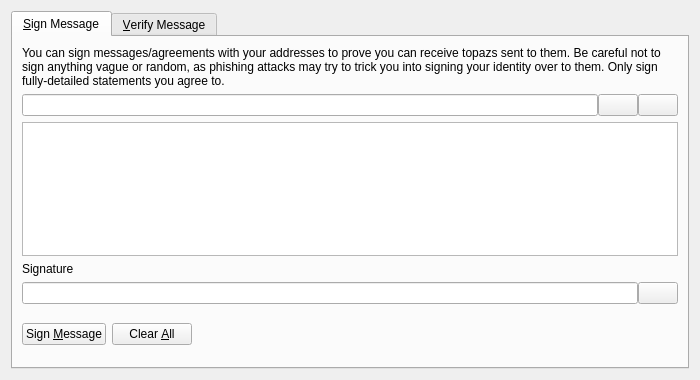
<?xml version="1.0" encoding="UTF-8"?>
<ui version="4.0">
 <class>SignVerifyMessageDialog</class>
 <widget class="QDialog" name="SignVerifyMessageDialog">
  <property name="geometry">
   <rect>
    <x>0</x>
    <y>0</y>
    <width>700</width>
    <height>380</height>
   </rect>
  </property>
  <property name="windowTitle">
   <string>Signatures - Sign / Verify a Message</string>
  </property>
  <property name="modal">
   <bool>true</bool>
  </property>
  <layout class="QVBoxLayout" name="verticalLayout">
   <item>
    <widget class="QTabWidget" name="tabWidget">
     <property name="currentIndex">
      <number>0</number>
     </property>
     <widget class="QWidget" name="tabSignMessage">
      <attribute name="title">
       <string>&amp;Sign Message</string>
      </attribute>
      <layout class="QVBoxLayout" name="verticalLayout_SM">
       <item>
        <widget class="QLabel" name="infoLabel_SM">
         <property name="text">
          <string>You can sign messages/agreements with your addresses to prove you can receive topazs sent to them. Be careful not to sign anything vague or random, as phishing attacks may try to trick you into signing your identity over to them. Only sign fully-detailed statements you agree to.</string>
         </property>
         <property name="textFormat">
          <enum>Qt::PlainText</enum>
         </property>
         <property name="wordWrap">
          <bool>true</bool>
         </property>
        </widget>
       </item>
       <item>
        <layout class="QHBoxLayout" name="horizontalLayout_1_SM">
         <property name="spacing">
          <number>0</number>
         </property>
         <item>
          <widget class="QValidatedLineEdit" name="addressIn_SM">
           <property name="toolTip">
            <string>The TOPAZ address to sign the message with</string>
           </property>
          </widget>
         </item>
         <item>
          <widget class="QPushButton" name="addressBookButton_SM">
           <property name="toolTip">
            <string>Choose previously used address</string>
           </property>
           <property name="text">
            <string/>
           </property>
           <property name="icon">
            <iconset resource="../topaz.qrc">
             <normaloff>:/icons/address-book</normaloff>:/icons/address-book</iconset>
           </property>
           <property name="shortcut">
            <string>Alt+A</string>
           </property>
           <property name="autoDefault">
            <bool>false</bool>
           </property>
          </widget>
         </item>
         <item>
          <widget class="QPushButton" name="pasteButton_SM">
           <property name="toolTip">
            <string>Paste address from clipboard</string>
           </property>
           <property name="text">
            <string/>
           </property>
           <property name="icon">
            <iconset resource="../topaz.qrc">
             <normaloff>:/icons/editpaste</normaloff>:/icons/editpaste</iconset>
           </property>
           <property name="shortcut">
            <string>Alt+P</string>
           </property>
           <property name="autoDefault">
            <bool>false</bool>
           </property>
          </widget>
         </item>
        </layout>
       </item>
       <item>
        <widget class="QPlainTextEdit" name="messageIn_SM">
         <property name="toolTip">
          <string>Enter the message you want to sign here</string>
         </property>
        </widget>
       </item>
       <item>
        <widget class="QLabel" name="signatureLabel_SM">
         <property name="text">
          <string>Signature</string>
         </property>
         <property name="textFormat">
          <enum>Qt::PlainText</enum>
         </property>
        </widget>
       </item>
       <item>
        <layout class="QHBoxLayout" name="horizontalLayout_2_SM">
         <property name="spacing">
          <number>0</number>
         </property>
         <item>
          <widget class="QLineEdit" name="signatureOut_SM">
           <property name="font">
            <font>
             <italic>true</italic>
            </font>
           </property>
           <property name="readOnly">
            <bool>true</bool>
           </property>
          </widget>
         </item>
         <item>
          <widget class="QPushButton" name="copySignatureButton_SM">
           <property name="toolTip">
            <string>Copy the current signature to the system clipboard</string>
           </property>
           <property name="text">
            <string/>
           </property>
           <property name="icon">
            <iconset resource="../topaz.qrc">
             <normaloff>:/icons/editcopy</normaloff>:/icons/editcopy</iconset>
           </property>
           <property name="autoDefault">
            <bool>false</bool>
           </property>
          </widget>
         </item>
        </layout>
       </item>
       <item>
        <layout class="QHBoxLayout" name="horizontalLayout_3_SM">
         <item>
          <widget class="QPushButton" name="signMessageButton_SM">
           <property name="toolTip">
            <string>Sign the message to prove you own this TOPAZ address</string>
           </property>
           <property name="text">
            <string>Sign &amp;Message</string>
           </property>
           <property name="icon">
            <iconset resource="../topaz.qrc">
             <normaloff>:/icons/edit</normaloff>:/icons/edit</iconset>
           </property>
           <property name="autoDefault">
            <bool>false</bool>
           </property>
          </widget>
         </item>
         <item>
          <widget class="QPushButton" name="clearButton_SM">
           <property name="toolTip">
            <string>Reset all sign message fields</string>
           </property>
           <property name="text">
            <string>Clear &amp;All</string>
           </property>
           <property name="icon">
            <iconset resource="../topaz.qrc">
             <normaloff>:/icons/remove</normaloff>:/icons/remove</iconset>
           </property>
           <property name="autoDefault">
            <bool>false</bool>
           </property>
          </widget>
         </item>
         <item>
          <spacer name="horizontalSpacer_1_SM">
           <property name="orientation">
            <enum>Qt::Horizontal</enum>
           </property>
           <property name="sizeHint" stdset="0">
            <size>
             <width>40</width>
             <height>48</height>
            </size>
           </property>
          </spacer>
         </item>
         <item>
          <widget class="QLabel" name="statusLabel_SM">
           <property name="font">
            <font>
             <weight>75</weight>
             <bold>true</bold>
            </font>
           </property>
           <property name="text">
            <string/>
           </property>
           <property name="wordWrap">
            <bool>true</bool>
           </property>
          </widget>
         </item>
         <item>
          <spacer name="horizontalSpacer_2_SM">
           <property name="orientation">
            <enum>Qt::Horizontal</enum>
           </property>
           <property name="sizeHint" stdset="0">
            <size>
             <width>40</width>
             <height>48</height>
            </size>
           </property>
          </spacer>
         </item>
        </layout>
       </item>
      </layout>
     </widget>
     <widget class="QWidget" name="tabVerifyMessage">
      <attribute name="title">
       <string>&amp;Verify Message</string>
      </attribute>
      <layout class="QVBoxLayout" name="verticalLayout_VM">
       <item>
        <widget class="QLabel" name="infoLabel_VM">
         <property name="text">
          <string>Enter the receiver's address, message (ensure you copy line breaks, spaces, tabs, etc. exactly) and signature below to verify the message. Be careful not to read more into the signature than what is in the signed message itself, to avoid being tricked by a man-in-the-middle attack. Note that this only proves the signing party receives with the address, it cannot prove sendership of any transaction!</string>
         </property>
         <property name="textFormat">
          <enum>Qt::PlainText</enum>
         </property>
         <property name="alignment">
          <set>Qt::AlignLeading|Qt::AlignLeft|Qt::AlignTop</set>
         </property>
         <property name="wordWrap">
          <bool>true</bool>
         </property>
        </widget>
       </item>
       <item>
        <layout class="QHBoxLayout" name="horizontalLayout_1_VM">
         <property name="spacing">
          <number>0</number>
         </property>
         <item>
          <widget class="QValidatedLineEdit" name="addressIn_VM">
           <property name="toolTip">
            <string>The TOPAZ address the message was signed with</string>
           </property>
          </widget>
         </item>
         <item>
          <widget class="QPushButton" name="addressBookButton_VM">
           <property name="toolTip">
            <string>Choose previously used address</string>
           </property>
           <property name="text">
            <string/>
           </property>
           <property name="icon">
            <iconset resource="../topaz.qrc">
             <normaloff>:/icons/address-book</normaloff>:/icons/address-book</iconset>
           </property>
           <property name="shortcut">
            <string>Alt+A</string>
           </property>
           <property name="autoDefault">
            <bool>false</bool>
           </property>
          </widget>
         </item>
        </layout>
       </item>
       <item>
        <widget class="QPlainTextEdit" name="messageIn_VM"/>
       </item>
       <item>
        <widget class="QValidatedLineEdit" name="signatureIn_VM"/>
       </item>
       <item>
        <layout class="QHBoxLayout" name="horizontalLayout_2_VM">
         <item>
          <widget class="QPushButton" name="verifyMessageButton_VM">
           <property name="toolTip">
            <string>Verify the message to ensure it was signed with the specified TOPAZ address</string>
           </property>
           <property name="text">
            <string>Verify &amp;Message</string>
           </property>
           <property name="icon">
            <iconset resource="../topaz.qrc">
             <normaloff>:/icons/transaction_0</normaloff>:/icons/transaction_0</iconset>
           </property>
           <property name="autoDefault">
            <bool>false</bool>
           </property>
          </widget>
         </item>
         <item>
          <widget class="QPushButton" name="clearButton_VM">
           <property name="toolTip">
            <string>Reset all verify message fields</string>
           </property>
           <property name="text">
            <string>Clear &amp;All</string>
           </property>
           <property name="icon">
            <iconset resource="../topaz.qrc">
             <normaloff>:/icons/remove</normaloff>:/icons/remove</iconset>
           </property>
           <property name="autoDefault">
            <bool>false</bool>
           </property>
          </widget>
         </item>
         <item>
          <spacer name="horizontalSpacer_1_VM">
           <property name="orientation">
            <enum>Qt::Horizontal</enum>
           </property>
           <property name="sizeHint" stdset="0">
            <size>
             <width>40</width>
             <height>48</height>
            </size>
           </property>
          </spacer>
         </item>
         <item>
          <widget class="QLabel" name="statusLabel_VM">
           <property name="font">
            <font>
             <weight>75</weight>
             <bold>true</bold>
            </font>
           </property>
           <property name="text">
            <string/>
           </property>
           <property name="wordWrap">
            <bool>true</bool>
           </property>
          </widget>
         </item>
         <item>
          <spacer name="horizontalSpacer_2_VM">
           <property name="orientation">
            <enum>Qt::Horizontal</enum>
           </property>
           <property name="sizeHint" stdset="0">
            <size>
             <width>40</width>
             <height>48</height>
            </size>
           </property>
          </spacer>
         </item>
        </layout>
       </item>
      </layout>
     </widget>
    </widget>
   </item>
  </layout>
 </widget>
 <customwidgets>
  <customwidget>
   <class>QValidatedLineEdit</class>
   <extends>QLineEdit</extends>
   <header>qt/qvalidatedlineedit.h</header>
  </customwidget>
 </customwidgets>
 <resources>
  <include location="../topaz.qrc"/>
 </resources>
 <connections/>
</ui>
